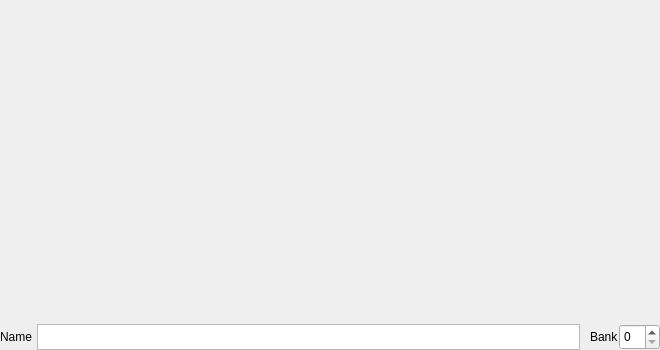
<?xml version="1.0" encoding="UTF-8"?>
<ui version="4.0">
 <class>qsliveframe</class>
 <widget class="QFrame" name="qsliveframe">
  <property name="geometry">
   <rect>
    <x>0</x>
    <y>0</y>
    <width>660</width>
    <height>350</height>
   </rect>
  </property>
  <property name="sizePolicy">
   <sizepolicy hsizetype="MinimumExpanding" vsizetype="MinimumExpanding">
    <horstretch>0</horstretch>
    <verstretch>0</verstretch>
   </sizepolicy>
  </property>
  <property name="minimumSize">
   <size>
    <width>330</width>
    <height>100</height>
   </size>
  </property>
  <property name="windowTitle">
   <string>Frame</string>
  </property>
  <property name="frameShape">
   <enum>QFrame::NoFrame</enum>
  </property>
  <property name="frameShadow">
   <enum>QFrame::Plain</enum>
  </property>
  <layout class="QVBoxLayout" name="verticalLayout">
   <property name="spacing">
    <number>0</number>
   </property>
   <property name="leftMargin">
    <number>0</number>
   </property>
   <property name="topMargin">
    <number>0</number>
   </property>
   <property name="rightMargin">
    <number>0</number>
   </property>
   <property name="bottomMargin">
    <number>0</number>
   </property>
   <item>
    <widget class="QFrame" name="frame">
     <property name="sizePolicy">
      <sizepolicy hsizetype="Expanding" vsizetype="Expanding">
       <horstretch>0</horstretch>
       <verstretch>0</verstretch>
      </sizepolicy>
     </property>
     <property name="frameShape">
      <enum>QFrame::NoFrame</enum>
     </property>
     <property name="frameShadow">
      <enum>QFrame::Plain</enum>
     </property>
     <property name="lineWidth">
      <number>0</number>
     </property>
    </widget>
   </item>
   <item>
    <layout class="QHBoxLayout" name="horizontalLayout_6">
     <item>
      <widget class="QLabel" name="label_4">
       <property name="maximumSize">
        <size>
         <width>16777215</width>
         <height>29</height>
        </size>
       </property>
       <property name="text">
        <string>Name</string>
       </property>
      </widget>
     </item>
     <item>
      <spacer name="horizontalSpacer_2">
       <property name="orientation">
        <enum>Qt::Horizontal</enum>
       </property>
       <property name="sizeType">
        <enum>QSizePolicy::Preferred</enum>
       </property>
       <property name="sizeHint" stdset="0">
        <size>
         <width>5</width>
         <height>20</height>
        </size>
       </property>
      </spacer>
     </item>
     <item>
      <widget class="QPlainTextEdit" name="txtBankName">
       <property name="sizePolicy">
        <sizepolicy hsizetype="MinimumExpanding" vsizetype="Preferred">
         <horstretch>0</horstretch>
         <verstretch>0</verstretch>
        </sizepolicy>
       </property>
       <property name="minimumSize">
        <size>
         <width>50</width>
         <height>26</height>
        </size>
       </property>
       <property name="maximumSize">
        <size>
         <width>16777215</width>
         <height>26</height>
        </size>
       </property>
       <property name="font">
        <font>
         <pointsize>9</pointsize>
        </font>
       </property>
       <property name="focusPolicy">
        <enum>Qt::ClickFocus</enum>
       </property>
       <property name="verticalScrollBarPolicy">
        <enum>Qt::ScrollBarAlwaysOff</enum>
       </property>
       <property name="horizontalScrollBarPolicy">
        <enum>Qt::ScrollBarAlwaysOff</enum>
       </property>
       <property name="lineWrapMode">
        <enum>QPlainTextEdit::NoWrap</enum>
       </property>
      </widget>
     </item>
     <item>
      <spacer name="horizontalSpacer">
       <property name="orientation">
        <enum>Qt::Horizontal</enum>
       </property>
       <property name="sizeType">
        <enum>QSizePolicy::Fixed</enum>
       </property>
       <property name="sizeHint" stdset="0">
        <size>
         <width>7</width>
         <height>20</height>
        </size>
       </property>
      </spacer>
     </item>
     <item>
      <widget class="Line" name="line">
       <property name="sizePolicy">
        <sizepolicy hsizetype="Fixed" vsizetype="Fixed">
         <horstretch>0</horstretch>
         <verstretch>0</verstretch>
        </sizepolicy>
       </property>
       <property name="baseSize">
        <size>
         <width>0</width>
         <height>20</height>
        </size>
       </property>
       <property name="orientation">
        <enum>Qt::Vertical</enum>
       </property>
      </widget>
     </item>
     <item>
      <widget class="QLabel" name="label_6">
       <property name="maximumSize">
        <size>
         <width>16777215</width>
         <height>29</height>
        </size>
       </property>
       <property name="text">
        <string>Bank</string>
       </property>
      </widget>
     </item>
     <item>
      <widget class="QSpinBox" name="spinBank">
       <property name="maximumSize">
        <size>
         <width>16777215</width>
         <height>29</height>
        </size>
       </property>
       <property name="font">
        <font>
         <pointsize>9</pointsize>
        </font>
       </property>
       <property name="focusPolicy">
        <enum>Qt::ClickFocus</enum>
       </property>
       <property name="layoutDirection">
        <enum>Qt::LeftToRight</enum>
       </property>
       <property name="maximum">
        <number>31</number>
       </property>
      </widget>
     </item>
    </layout>
   </item>
  </layout>
 </widget>
 <resources/>
 <connections/>
</ui>
